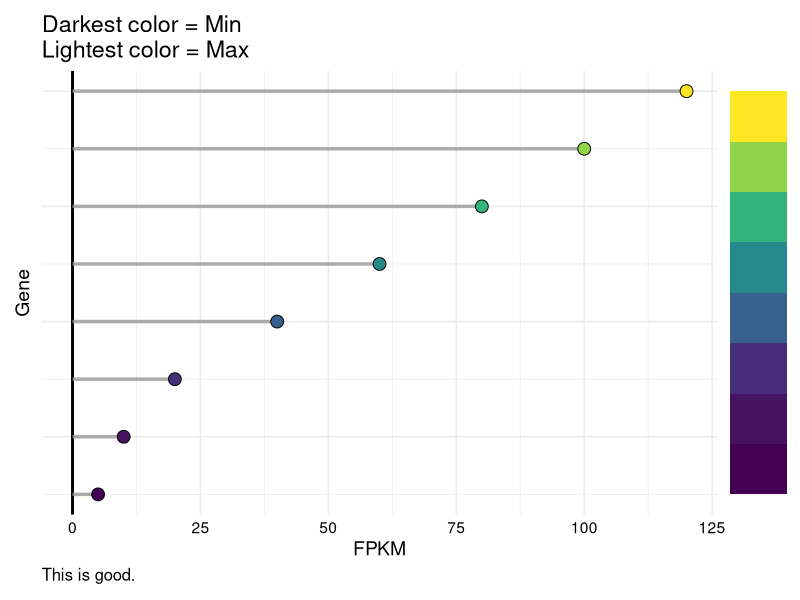
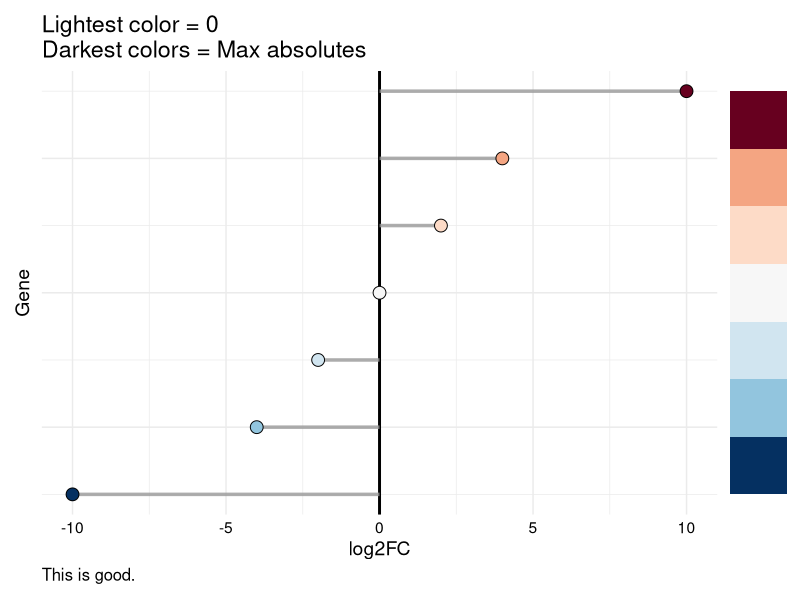
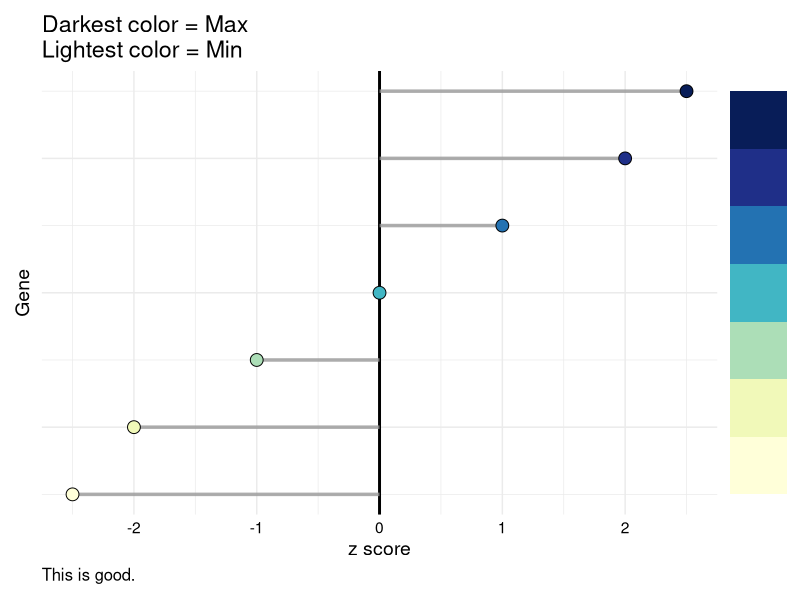
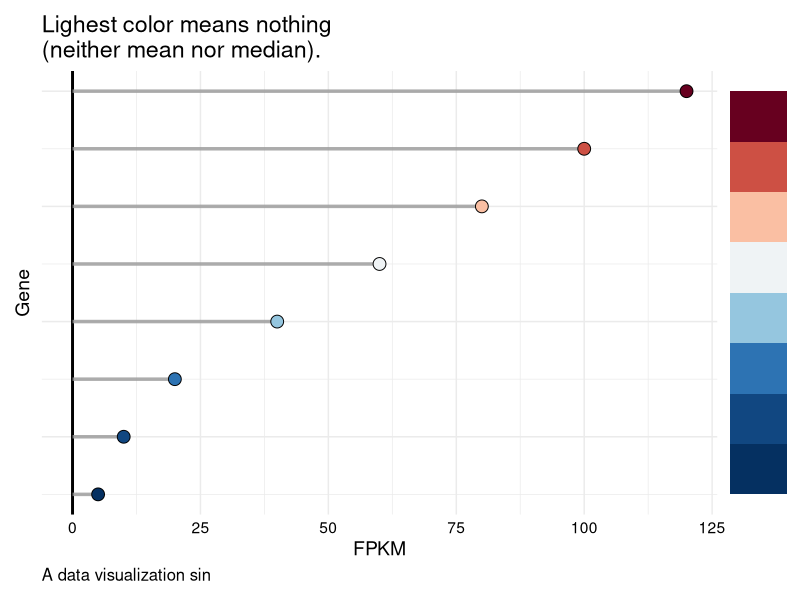
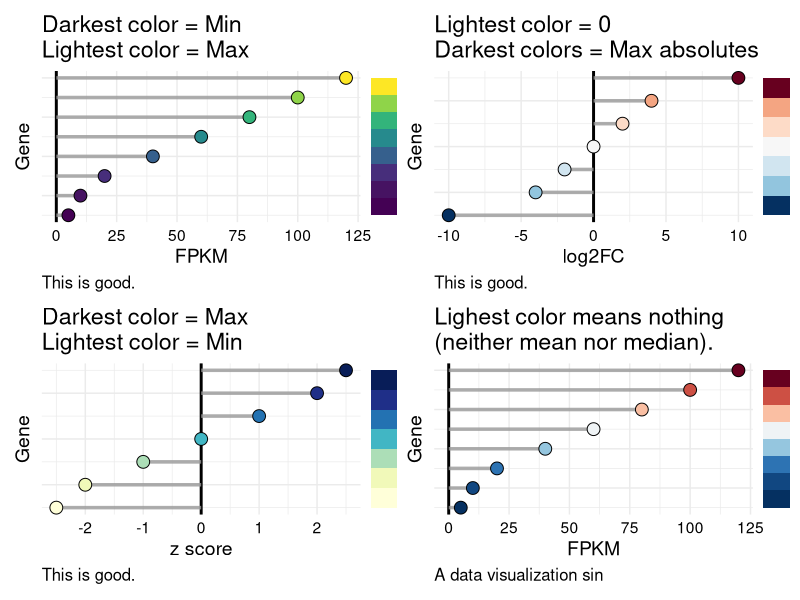
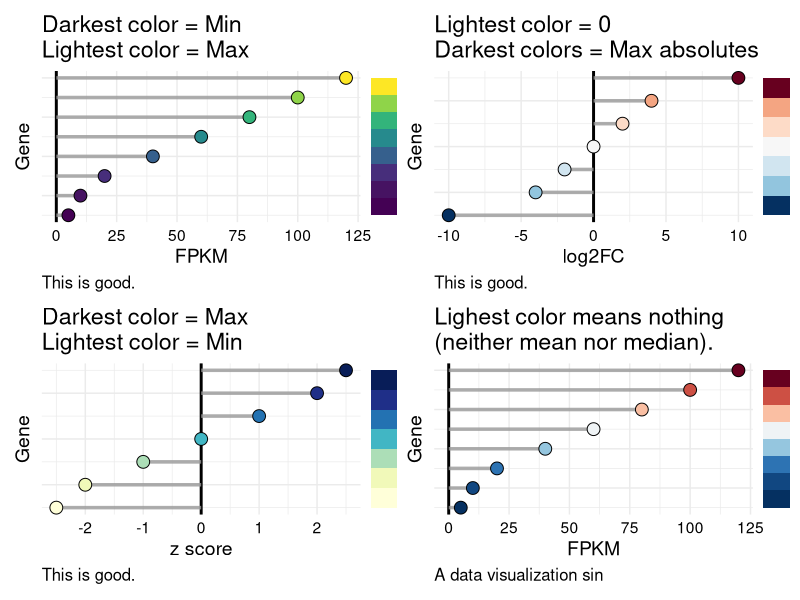
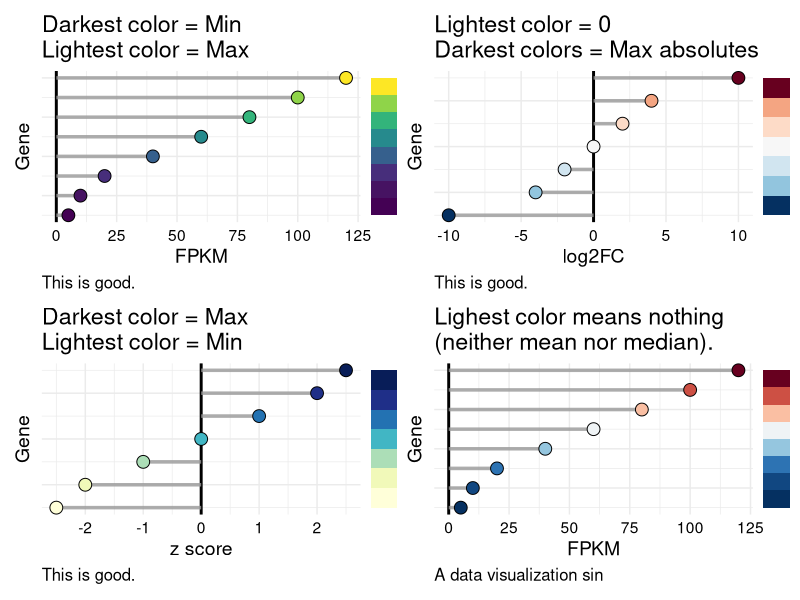

Write the R code that produced these figures, in order.
## ---- chunk 1
knitr::opts_chunk$set(echo = TRUE)
## ---- chunk 2
library(tidyverse) 
library(ggbeeswarm) # to make jitter plots 
library(RColorBrewer) # for colors 
library(viridis) # for colors 
library(patchwork) # for putting graphs together 
## ---- chunk 3
Dir1 <- data.frame(
  "FPKM" = c(5, 10, 20, 40, 60, 80, 100, 120),
  "Gene" = 1:8
)  

Dir2 <- data.frame(
  "log2FC" = c(-10, -4, -2, 0, 2, 4, 10),
  "Gene" = 1:7
)

Dir3 <- data.frame(
  "z.score" = c(-2.5, -2, -1, 0, 1, 2, 2.5),
  "Gene" = 1:7
)
  
head(Dir3)
## ---- chunk 4
A <- Dir1 %>% 
 ggplot(aes(x = Gene, y = FPKM)) +
  geom_hline(yintercept = 0, size = 1) +
  geom_segment(aes(x = Gene, xend = Gene), 
               yend = 0, size = 1.2, alpha = 0.8, color = "grey60") +
  geom_point(shape = 21, size = 4, aes(fill = FPKM)) +
  scale_fill_gradientn(colors = viridis(n = 10)) +
  labs(caption = "This is good.") +
  theme_minimal() +
  theme(
    text = element_text(size = 14, color = "black"), 
    axis.text = element_text(color = "black"), 
    axis.text.y = element_blank(), 
    legend.position = "none",
    plot.caption = element_text(hjust = 0, size = 12)
  ) +
  coord_flip()+
  ggtitle("Darkest color = Min\nLightest color = Max")

B <- Dir1 %>% 
  ggplot(aes(x = " ", y = Gene)) +
  geom_tile(aes(fill = FPKM)) +
  scale_fill_gradientn(colors = viridis(n = 10)) +
  theme_void() +
  theme(
    legend.position = "none"
  )

Good1 <- wrap_plots(A, B, nrow = 1, widths = c(1, 0.1))

Good1
## ---- chunk 5
C <- Dir2 %>% 
 ggplot(aes(x = Gene, y = log2FC)) +
  geom_hline(yintercept = 0, size = 1) +
  geom_segment(aes(x = Gene, xend = Gene), 
               yend = 0, size = 1.2, alpha = 0.8, color = "grey60") +
  geom_point(shape = 21, size = 4, aes(fill = log2FC)) +
  scale_fill_gradientn(colors = rev(brewer.pal(11, "RdBu"))) +
  labs(caption = "This is good.") +
  theme_minimal() +
  theme(
    text = element_text(size = 14, color = "black"), 
    axis.text = element_text(color = "black"), 
    axis.text.y = element_blank(), 
    legend.position = "none",
    plot.caption = element_text(hjust = 0, size = 12)
  ) +
  coord_flip()+
  ggtitle("Lightest color = 0\nDarkest colors = Max absolutes")

D <- Dir2 %>% 
  ggplot(aes(x = " ", y = Gene)) +
  geom_tile(aes(fill = log2FC)) +
  scale_fill_gradientn(colors = rev(brewer.pal(11, "RdBu"))) +
  theme_void() +
  theme(
    legend.position = "none"
  )

Good2 <- wrap_plots(C, D, nrow = 1, widths = c(1, 0.1))

Good2
## ---- chunk 6
E <- Dir3 %>% 
 ggplot(aes(x = Gene, y = z.score)) +
  geom_hline(yintercept = 0, size = 1) +
  geom_segment(aes(x = Gene, xend = Gene), 
               yend = 0, size = 1.2, alpha = 0.8, color = "grey60") +
  geom_point(shape = 21, size = 4, aes(fill = z.score)) +
  scale_fill_gradientn(colors = brewer.pal(9, "YlGnBu")) +
  labs(caption = "This is good.",
       y = "z score") +
  theme_minimal() +
  theme(
    text = element_text(size = 14, color = "black"), 
    axis.text = element_text(color = "black"), 
    axis.text.y = element_blank(), 
    legend.position = "none",
    plot.caption = element_text(hjust = 0, size = 12)
  ) +
  coord_flip()+
  ggtitle("Darkest color = Max\nLightest color = Min")

eF <- Dir3 %>% 
  ggplot(aes(x = " ", y = Gene)) +
  geom_tile(aes(fill = z.score)) +
  scale_fill_gradientn(colors = brewer.pal(9, "YlGnBu")) +
  theme_void() +
  theme(
    legend.position = "none"
  )

Good3 <- wrap_plots(E, eF, nrow = 1, widths = c(1, 0.1))

Good3
## ---- chunk 7
G <- Dir1 %>% 
 ggplot(aes(x = Gene, y = FPKM)) +
  geom_hline(yintercept = 0, size = 1) +
  geom_segment(aes(x = Gene, xend = Gene), 
               yend = 0, size = 1.2, alpha = 0.8, color = "grey60") +
  geom_point(shape = 21, size = 4, aes(fill = FPKM)) +
  scale_fill_gradientn(colors = rev(brewer.pal(11, "RdBu"))) +
  labs(caption = "A data visualization sin") +
  theme_minimal() +
  theme(
    text = element_text(size = 14, color = "black"), 
    axis.text = element_text(color = "black"), 
    axis.text.y = element_blank(), 
    legend.position = "none",
    plot.caption = element_text(hjust = 0, size = 12)
  ) +
  coord_flip()+
  ggtitle("Lighest color means nothing\n(neither mean nor median).")

H <- Dir1 %>% 
  ggplot(aes(x = " ", y = Gene)) +
  geom_tile(aes(fill = FPKM)) +
  scale_fill_gradientn(colors = rev(brewer.pal(11, "RdBu"))) +
  theme_void() +
  theme(
    legend.position = "none"
  )

Bad <- wrap_plots(G, H, nrow = 1, widths = c(1, 0.1))

Bad
## ---- chunk 8
wrap_plots(
  Good1, Good2, Good3, Bad,
  nrow = 2, ncol = 2
)

ggsave("../Results/ColorScales.svg", height = 7.5, width = 7.5, bg = "white")
ggsave("../Results/ColorScales.png", height = 7.5, width = 7.5, bg = "white")
